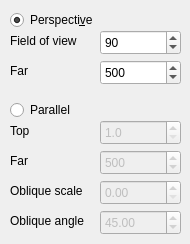
   <widget class="QWidget" name="tab_4">
    <attribute name="title">
     <string>Projection</string>
    </attribute>
    <widget class="QLabel" name="label_5">
     <property name="geometry">
      <rect>
       <x>10</x>
       <y>30</y>
       <width>91</width>
       <height>21</height>
      </rect>
     </property>
     <property name="text">
      <string>Field of view</string>
     </property>
    </widget>
    <widget class="QSpinBox" name="spin_fov">
     <property name="enabled">
      <bool>true</bool>
     </property>
     <property name="geometry">
      <rect>
       <x>100</x>
       <y>30</y>
       <width>81</width>
       <height>25</height>
      </rect>
     </property>
     <property name="minimum">
      <number>20</number>
     </property>
     <property name="maximum">
      <number>160</number>
     </property>
     <property name="value">
      <number>90</number>
     </property>
    </widget>
    <widget class="QDoubleSpinBox" name="spin_oblscale">
     <property name="enabled">
      <bool>false</bool>
     </property>
     <property name="geometry">
      <rect>
       <x>100</x>
       <y>180</y>
       <width>81</width>
       <height>25</height>
      </rect>
     </property>
     <property name="autoFillBackground">
      <bool>false</bool>
     </property>
     <property name="maximum">
      <double>1.000000000000000</double>
     </property>
     <property name="singleStep">
      <double>0.250000000000000</double>
     </property>
    </widget>
    <widget class="QLabel" name="label_4">
     <property name="geometry">
      <rect>
       <x>10</x>
       <y>210</y>
       <width>91</width>
       <height>21</height>
      </rect>
     </property>
     <property name="text">
      <string>Oblique angle</string>
     </property>
    </widget>
    <widget class="QRadioButton" name="btn_parallel">
     <property name="geometry">
      <rect>
       <x>10</x>
       <y>100</y>
       <width>107</width>
       <height>20</height>
      </rect>
     </property>
     <property name="text">
      <string>Parallel</string>
     </property>
     <property name="checked">
      <bool>false</bool>
     </property>
    </widget>
    <widget class="QLabel" name="label">
     <property name="geometry">
      <rect>
       <x>10</x>
       <y>120</y>
       <width>31</width>
       <height>21</height>
      </rect>
     </property>
     <property name="text">
      <string>Top</string>
     </property>
     <property name="alignment">
      <set>Qt::AlignLeading|Qt::AlignLeft|Qt::AlignVCenter</set>
     </property>
    </widget>
    <widget class="QSpinBox" name="spin_plfar">
     <property name="enabled">
      <bool>false</bool>
     </property>
     <property name="geometry">
      <rect>
       <x>100</x>
       <y>150</y>
       <width>81</width>
       <height>25</height>
      </rect>
     </property>
     <property name="minimum">
      <number>1</number>
     </property>
     <property name="maximum">
      <number>10000</number>
     </property>
     <property name="singleStep">
      <number>10</number>
     </property>
     <property name="value">
      <number>500</number>
     </property>
    </widget>
    <widget class="QLabel" name="label_3">
     <property name="geometry">
      <rect>
       <x>10</x>
       <y>180</y>
       <width>91</width>
       <height>21</height>
      </rect>
     </property>
     <property name="text">
      <string>Oblique scale</string>
     </property>
    </widget>
    <widget class="QDoubleSpinBox" name="spin_oblangle">
     <property name="enabled">
      <bool>false</bool>
     </property>
     <property name="geometry">
      <rect>
       <x>100</x>
       <y>210</y>
       <width>81</width>
       <height>25</height>
      </rect>
     </property>
     <property name="minimum">
      <double>15.000000000000000</double>
     </property>
     <property name="maximum">
      <double>75.000000000000000</double>
     </property>
     <property name="singleStep">
      <double>15.000000000000000</double>
     </property>
     <property name="value">
      <double>45.000000000000000</double>
     </property>
    </widget>
    <widget class="QSpinBox" name="spin_pefar">
     <property name="enabled">
      <bool>true</bool>
     </property>
     <property name="geometry">
      <rect>
       <x>100</x>
       <y>60</y>
       <width>81</width>
       <height>25</height>
      </rect>
     </property>
     <property name="minimum">
      <number>1</number>
     </property>
     <property name="maximum">
      <number>10000</number>
     </property>
     <property name="singleStep">
      <number>10</number>
     </property>
     <property name="value">
      <number>500</number>
     </property>
    </widget>
    <widget class="QLabel" name="label_2">
     <property name="geometry">
      <rect>
       <x>10</x>
       <y>150</y>
       <width>31</width>
       <height>21</height>
      </rect>
     </property>
     <property name="text">
      <string>Far</string>
     </property>
    </widget>
    <widget class="QRadioButton" name="btn_perspective">
     <property name="geometry">
      <rect>
       <x>10</x>
       <y>10</y>
       <width>107</width>
       <height>20</height>
      </rect>
     </property>
     <property name="text">
      <string>Perspecti&amp;ve</string>
     </property>
     <property name="checked">
      <bool>true</bool>
     </property>
    </widget>
    <widget class="QDoubleSpinBox" name="spin_top">
     <property name="enabled">
      <bool>false</bool>
     </property>
     <property name="geometry">
      <rect>
       <x>100</x>
       <y>120</y>
       <width>81</width>
       <height>25</height>
      </rect>
     </property>
     <property name="autoFillBackground">
      <bool>false</bool>
     </property>
     <property name="decimals">
      <number>1</number>
     </property>
     <property name="minimum">
      <double>1.000000000000000</double>
     </property>
     <property name="singleStep">
      <double>0.500000000000000</double>
     </property>
     <property name="value">
      <double>1.000000000000000</double>
     </property>
    </widget>
    <widget class="QLabel" name="label_6">
     <property name="geometry">
      <rect>
       <x>10</x>
       <y>60</y>
       <width>31</width>
       <height>21</height>
      </rect>
     </property>
     <property name="text">
      <string>Far</string>
     </property>
    </widget>
   </widget>
